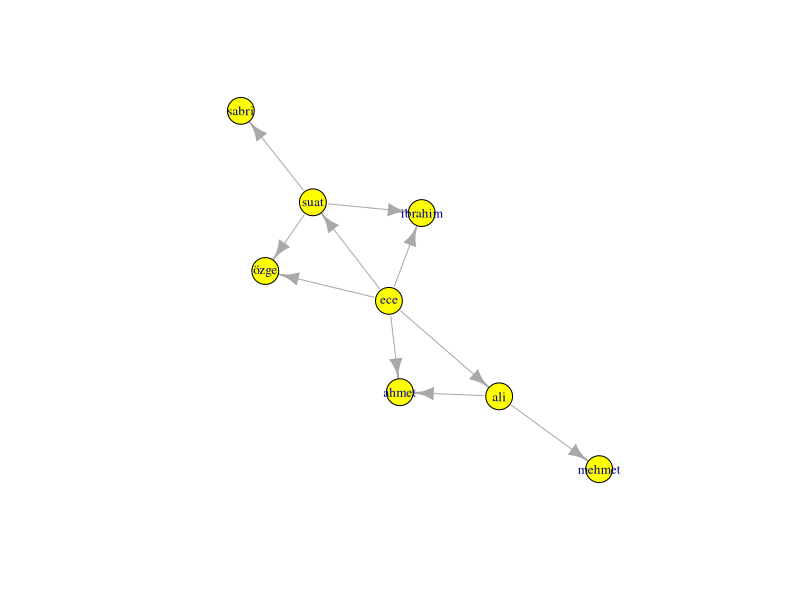
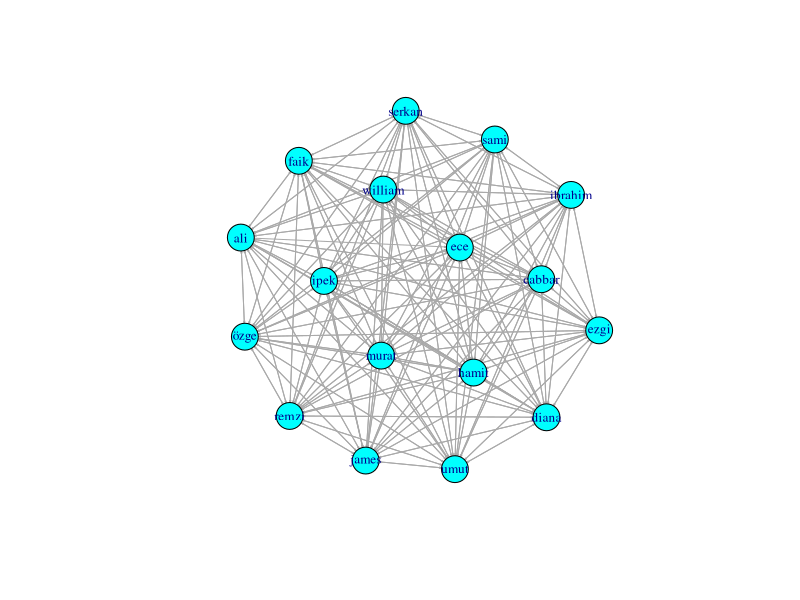

The R script that drew these images, in order:
## ---- chunk 1
knitr::opts_chunk$set(echo = TRUE)
## ---- chunk 2
library(readr)
library(igraph)
networkb = read_csv("../data/02.csv")
graphb   = graph_from_data_frame(networkb)
plot(graphb, vertex.label.cex=0.8, vertex.color="yellow")
## ---- chunk 3
shortest.paths(graphb)
## ---- chunk 4
average.path.length(graphb)
## ---- chunk 5
networka = read_csv("../data/01.csv")
grapha   = graph_from_data_frame(networka)
plot(grapha, vertex.label.cex=0.8, edge.arrow.size=.1,, vertex.color="cyan")
## ---- chunk 6
average.path.length(grapha)
## ---- chunk 7
degree(grapha)
mean(degree(grapha))
average.path.length(grapha)

degree(graphb)
mean(degree(graphb))
average.path.length(graphb)
